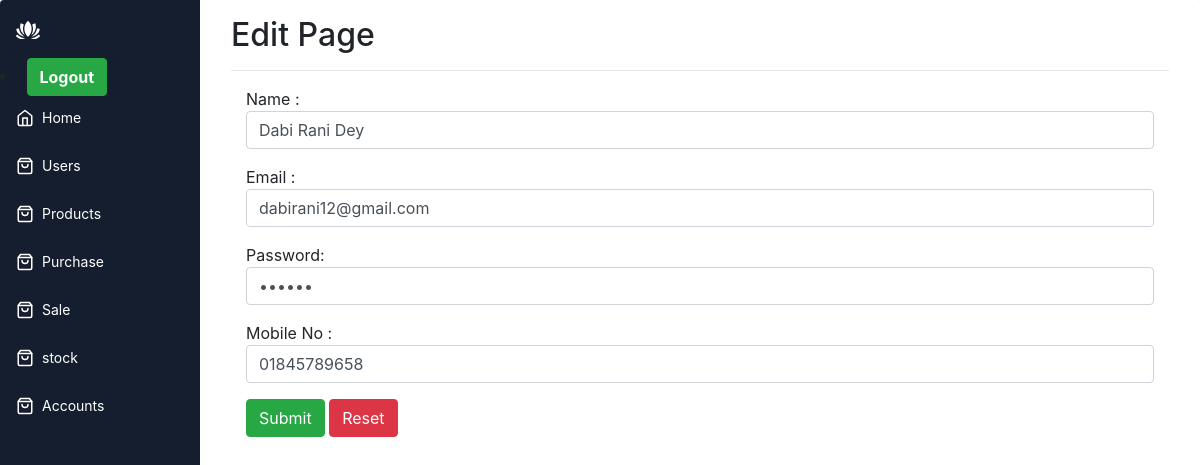
/edit.php?id=5, run on the app's committed database.
### tables this page shows
CREATE TABLE `users` (
  `id` int(11) NOT NULL,
  `name` varchar(500) NOT NULL,
  `email` varchar(500) NOT NULL,
  `password` varchar(500) NOT NULL,
  `mobile_no` varchar(500) NOT NULL
);

### edit.php (the view, shortened to what this page needs)
<?php
    include 'include/connection.php';
    include 'include/header.php' ;
    $id = $_GET['id'] ;
    $sql = "SELECT * FROM users WHERE id='$id'";
    $result = $db->query($sql);
    $data = $result->fetch_assoc();
?>
<div class="app-content">
    <div class="container">
        <div class="row">
            <div class="col-md-12">
                <h2>Edit Page</h2>  <hr>
            </div>
        </div>
    <div class="container">
            <div class="row">
              <div class="col-md-12">
                    <form action="update-registration.php" method="POST">
                        <p>Name : <input name="name" type="text" value="<?php echo $data['name'] ; ?>" class="form-control" placeholder="Enter your name"></p>
                        <p>Email : <input name="email" type="email"  value="<?php echo $data['email'] ; ?>" class="form-control" placeholder="Enter your email" required></p>
                        <p>Password: <input name="password" type="password" value="<?php echo $data['password'] ; ?>" class="form-control" placeholder="Enter the password" required></p>
                        <p>Mobile No : <input name="mobile_no" value="<?php echo $data['mobile_no'] ; ?>" type="number" placeholder="Enter your mobile no" class="form-control"></p>
                        <button type="submit" class="btn btn-success">Submit</button>
                        <button type="reset" class="btn btn-danger">Reset</button>
                    </form>
               </div>
            </div>
    </div>
</div>
<?php include 'include/footer.php' ; ?>

### assets/style.css (style rules this page uses)
* { box-sizing: border-box; }
:root { --app-bg: #101827; --sidebar: rgba(21, 30, 47,1); --sidebar-main-color: #fff; --table-border: #1a2131; --table-header: #1a2131; --app-content-main-color: #fff; --sidebar-link: #fff; --sidebar-active-link: #1d283c; --sidebar-hover-link: #1a2539; --action-color: #2869ff; --action-color-hover: #6291fd; --app-content-secondary-color: #1d283c; --filter-reset: #2c394f; --filter-shadow: rgba(16, 24, 39, 0.8) 0px 6px 12px -2px, rgba(0, 0, 0, 0.3) 0px 3px 7px -3px; }
body, html { margin: 0; padding: 0; height: 100%; width: 100%; }
body { overflow: hidden; font-family: "Poppins", sans-serif; background-color: var(--app-bg); -webkit-font-smoothing: antialiased; -moz-osx-font-smoothing: grayscale; }
.app-content { padding: 16px; background-color: #ffffff; height: 100%; flex: 1; max-height: 100%; display: flex; flex-direction: column; }

### data on the page
users: name "Dabi Rani Dey", email "dabirani12@gmail.com", mobile_no "01845789658"
